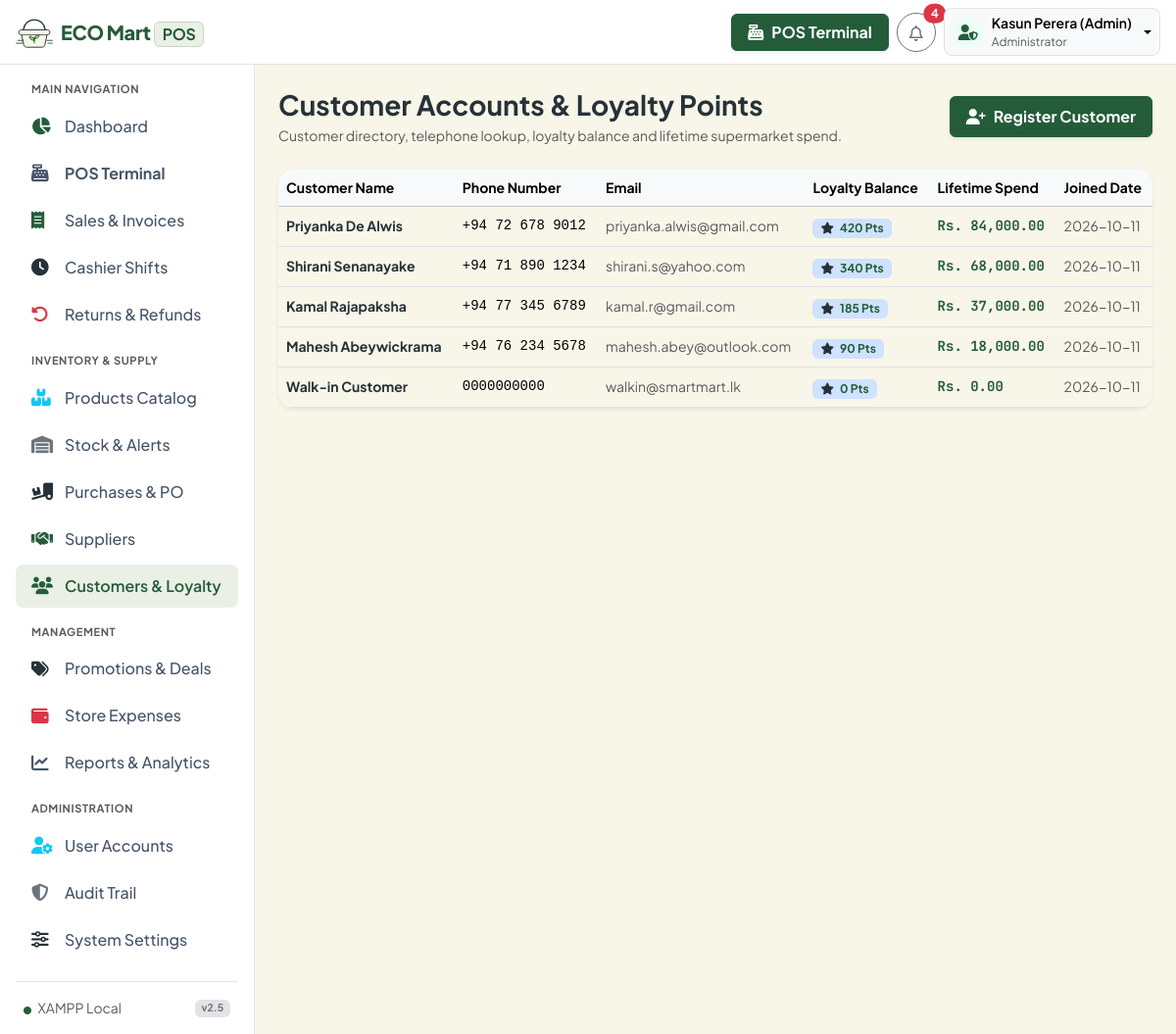
The app's page /customers/index.php (signed in) with its own data.
### tables this page shows
CREATE TABLE `customers` (
  `id` int(11) NOT NULL AUTO_INCREMENT,
  `name` varchar(100) NOT NULL,
  `phone` varchar(30) NOT NULL,
  `email` varchar(100) DEFAULT NULL,
  `address` text DEFAULT NULL,
  `loyalty_points` int(11) NOT NULL DEFAULT 0,
  `total_spend` decimal(12,2) NOT NULL DEFAULT 0.00,
  `status` enum('active','inactive') DEFAULT 'active',
  `created_at` timestamp DEFAULT CURRENT_TIMESTAMP,
  PRIMARY KEY (`id`),
  UNIQUE KEY `phone_unique` (`phone`)
);

### config/database.php (called while the page is built, shortened)
<?php
function formatCurrency(float $amount): string {
    return 'Rs. ' . number_format($amount, 2);
}

### customers/index.php (the view, shortened to what this page needs)
<?php
require_once __DIR__ . '/../includes/header.php';
require_once __DIR__ . '/../includes/navbar.php';
$db = Database::getConnection();
$customers = $db->query("SELECT * FROM customers WHERE status='active' ORDER BY loyalty_points DESC")->fetchAll();
?>
<div class="d-flex">
    <?php require_once __DIR__ . '/../includes/sidebar.php'; ?>
    <div class="flex-grow-1 p-4" style="background: #f8fafc; min-height: calc(100vh - 65px);">
        <div class="d-flex flex-wrap justify-content-between align-items-center mb-4 gap-3">
            <div>
                <h3 class="fw-bold text-dark mb-1">Customer Accounts & Loyalty Points</h3>
                <p class="text-muted small m-0">Customer directory, telephone lookup, loyalty balance and lifetime supermarket spend.</p>
            </div>
            <a href="<?= BASE_URL ?>customers/add.php" class="btn btn-success fw-bold px-3 py-2 shadow-sm d-flex align-items-center gap-2">
                <i class="fa-solid fa-user-plus"></i> Register Customer
            </a>
        </div>
        <div class="card border-0 shadow-sm rounded-4 bg-white overflow-hidden">
            <div class="table-responsive">
                <table class="table table-hover align-middle mb-0">
                    <thead class="table-light small text-muted">
                        <tr>
                            <th>Customer Name</th>
                            <th>Phone Number</th>
                            <th>Email</th>
                            <th>Loyalty Balance</th>
                            <th>Lifetime Spend</th>
                            <th>Joined Date</th>
                        </tr>
                    </thead>
                    <tbody>
                        <?php foreach ($customers as $c): ?>
                            <tr>
                                <td class="fw-bold small text-dark"><?= htmlspecialchars($c['name']) ?></td>
                                <td class="small font-monospace"><?= htmlspecialchars($c['phone']) ?></td>
                                <td class="small text-muted"><?= htmlspecialchars($c['email'] ?? '-') ?></td>
                                <td>
                                    <span class="badge bg-primary-subtle text-primary fw-bold px-2 py-1">
                                        <i class="fa-solid fa-star text-warning me-1"></i> <?= $c['loyalty_points'] ?> Pts
                                    </span>
                                </td>
                                <td class="fw-bold currency-font text-success small"><?= formatCurrency((float)$c['total_spend']) ?></td>
                                <td class="small text-muted"><?= date('Y-m-d', strtotime($c['created_at'])) ?></td>
                            </tr>
                        <?php endforeach; ?>
                    </tbody>
                </table>
            </div>
        </div>
    </div>
</div>
<?php require_once __DIR__ . '/../includes/footer.php'; ?>

### includes/header.php (style rules this page uses)
:root { --eco-primary: #245C3A; --eco-cream: #F8F5E9; --eco-accent: #B7D94C; --eco-text: #263238; --primary-emerald: var(--eco-primary); --primary-emerald-dark: #19452B; --primary-emerald-light: #EAF0E5; --pos-bg: var(--eco-cream); --bs-success: var(--eco-primary); --bs-success-rgb: 36, 92, 58; --bs-primary: var(--eco-primary); --bs-primary-rgb: 36, 92, 58; --bs-warning: var(--eco-accent); --bs-warning-rgb: 183, 217, 76; --bs-body-color: var(--eco-text); --bs-body-bg: var(--eco-cream); --bs-link-color: var(--eco-primary); --bs-link-hover-color: #19452B; --font-main: 'Plus Jakarta Sans', system-ui, -apple-system, sans-serif; --font-mono: 'JetBrains Mono', monospace; }
body { font-family: var(--font-main); background-color: var(--eco-cream); color: var(--eco-text); }
[style*="#f8fafc"], [style*="#f1f5f9"] { background-color: var(--eco-cream) !important; }
.text-success, .navbar-brand { color: var(--eco-primary) !important; }
.text-dark { color: var(--eco-text) !important; }
.btn-success, .bg-success, .badge-pos { background-color: var(--eco-primary) !important; border-color: var(--eco-primary) !important; }
.text-warning, .text-warning-emphasis { color: var(--eco-text) !important; }
.currency-font { font-family: var(--font-mono); font-weight: 700; }

### records on screen
customers: name "Priyanka De Alwis", phone "+94 72 678 9012", email "priyanka.alwis@gmail.com", loyalty_points "420", total_spend "Rs. 84,000.00", created_at "2026-10-11"
customers: name "Shirani Senanayake", phone "+94 71 890 1234", email "shirani.s@yahoo.com", loyalty_points "340", total_spend "Rs. 68,000.00", created_at "2026-10-11"
customers: name "Kamal Rajapaksha", phone "+94 77 345 6789", email "kamal.r@gmail.com", loyalty_points "185", total_spend "Rs. 37,000.00", created_at "2026-10-11"
customers: name "Mahesh Abeywickrama", phone "+94 76 234 5678", email "mahesh.abey@outlook.com", loyalty_points "90", total_spend "Rs. 18,000.00", created_at "2026-10-11"
customers: name "Walk-in Customer", phone "0000000000", email "walkin@smartmart.lk", loyalty_points "0", total_spend "Rs. 0.00", created_at "2026-10-11"

### other values on screen
$unreadNotifs "4"
$currentUser "Kasun Perera (Admin)"
$currentRole "Administrator"
